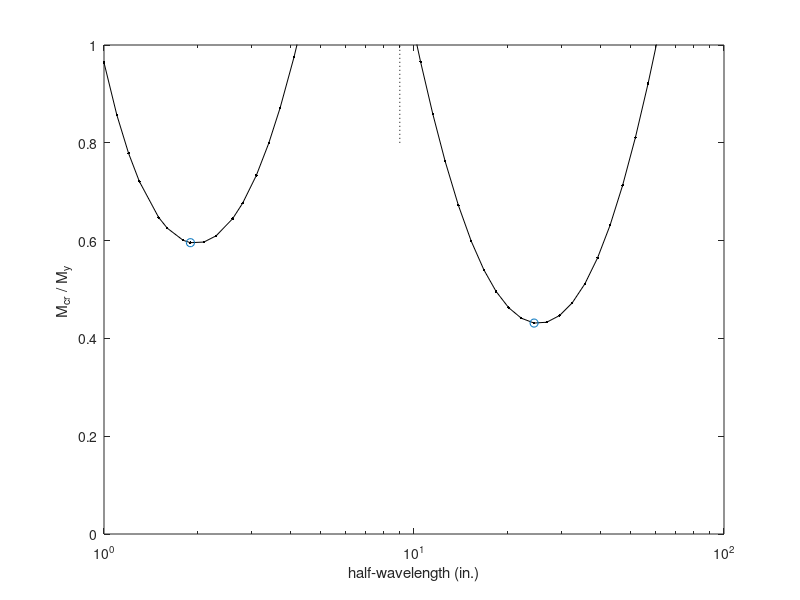

Write MATLAB code to recreate this figure. (Note: this script raises an error after producing the figure.)
%BWS
%May 2005
%Post-processing an analysis
%
clear all
close all
%
currentlocation=['c:\ben\cufsm\cufsm_working\cufsm3\source'];
addpath([currentlocation]);
addpath([currentlocation,'\analysis']);
addpath([currentlocation,'\analysis\GBTconstraints']);
addpath([currentlocation,'\helpers']);
addpath([currentlocation,'\interface']);
addpath([currentlocation,'\plotters']);
%
%minimum inputs
load panel_mxbot
Fy=50;
b=9;
length_index_plotted=[8 35]
label=['Panel (AISI 2002 Ex. I-14)'];
%
%Figures
figure(1)
semilogx(curve(:,1),curve(:,2),'k.-')
axis([1 100 0 1])
hold on,plot([b b],[0.8 1],'k:'),hold off
xlabel('half-wavelength (in.)')
ylabel('M_{cr} / M_y ') 
hold on
semilogx(curve(length_index_plotted,1),curve(length_index_plotted,2),'o')
hold off
%embelish the plot a bit with the cross-section
scale=1;
[A,xcg,zcg,Ixx,Izz,Ixz,thetap,I11,I22]=grosprop(node,elem);
unsymm=0;
[Py,Mxx_y,Mzz_y,M11_y,M22_y]=yieldMP(node,Fy,A,xcg,zcg,Ixx,Izz,Ixz,thetap,I11,I22,unsymm)
%flags:[node# element# mat# stress# stresspic coord constraints springs origin] 1 means show
flags=[0 0 0 0 0 0 1 1 1]; %these flags control what is plotted, node#, elem#
axesnum=axes('Units','normalized','Position',[0.14 0.65 0.5 0.25],'visible','off');
strespic(node,elem,axesnum,scale)
%crossect(node,elem,axesnum,springs,constraints,flags)
%propplot(node,elem,xcg,zcg,thetap,axesnum)
title(label)
text(1,b/2,['M_y=',num2str(Mxx_y,'%4.2f'),'kip-in.']);
%
%and with the mode shapes
scale=1;
modeindex=1;
undefv=1;
scale=1;
springs=0;
%local
axesshape=axes('Units','normalized','Position',[0.14 0.22 0.5 0.25],'visible','off');
scale=-0.5;
lengthindex=length_index_plotted(1);
dispshap(undefv,node,elem,shapes(:,lengthindex,modeindex),axesshape,scale,springs);
title(['Local M_{cr}/M_y=',num2str(curve(lengthindex,2),'%2.2f')])
%distortional
axesshape=axes('Units','normalized','Position',[0.39 0.08 0.5 0.25],'visible','off');
scale=0.5;
lengthindex=length_index_plotted(2);
dispshap(undefv,node,elem,shapes(:,lengthindex,modeindex),axesshape,scale,springs);
title(['Distortional M_{cr}/M_y=',num2str(curve(lengthindex,2),'%2.2f')])
%LTB
% axesshape=axes('Units','normalized','Position',[0.68 0.2 0.25 0.25],'visible','off');
% scale=-1;
% lengthindex=length_index_plotted(3);
% dispshap(undefv,node,elem,shapes(:,lengthindex,modeindex),axesshape,scale,springs);
% title('Lateral-torsional')
%title(['Lateral-torsional M_{cr}/M_y=',num2str(curve(lengthindex,2),'%2.2f')])


